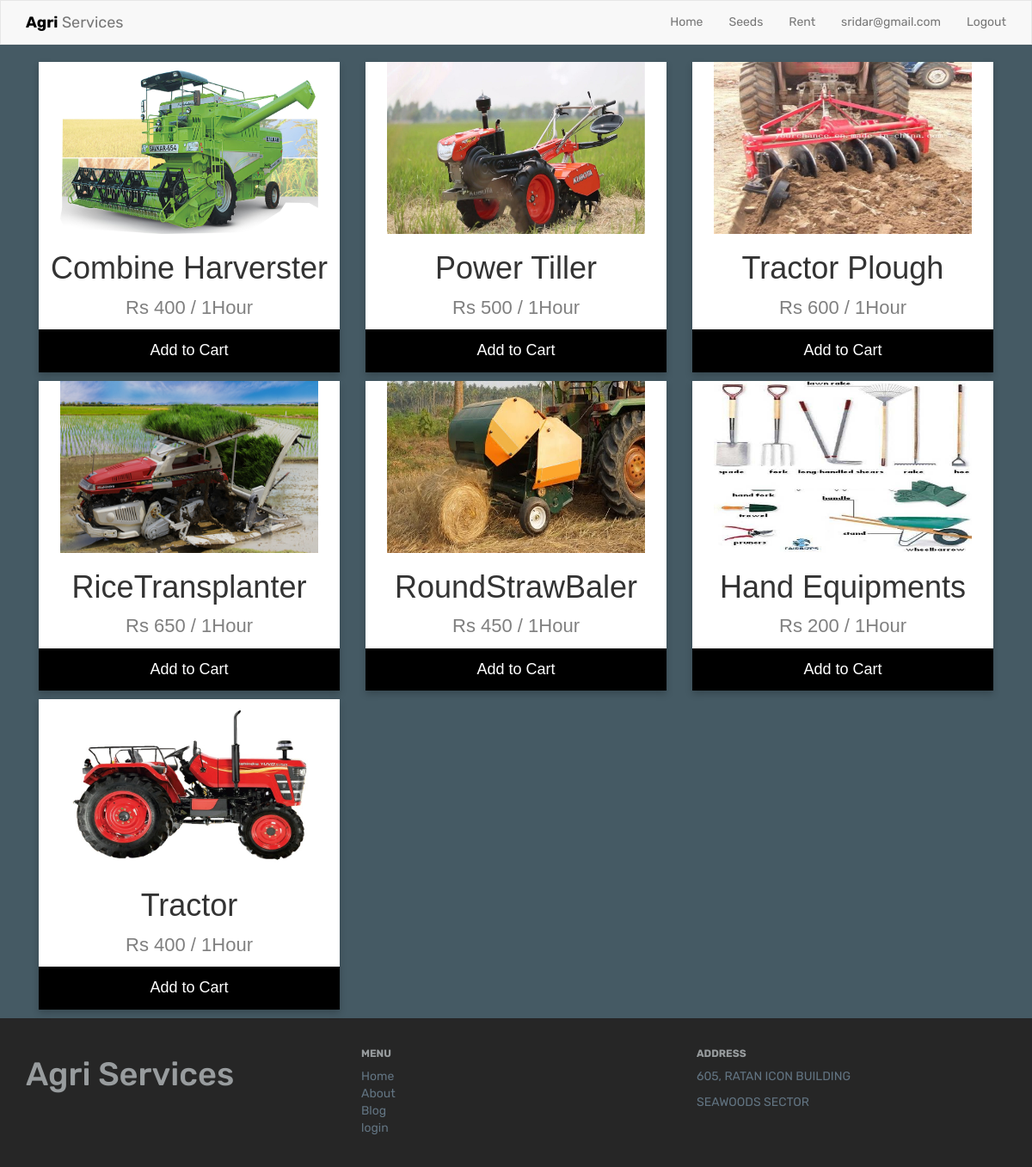
/rent.php (signed in), run on the app's committed database.
### tables this page shows
CREATE TABLE `product` (
  `pid` int(11) NOT NULL,
  `pname` varchar(200) NOT NULL,
  `pdesc` text NOT NULL,
  `imgpath` varchar(200) NOT NULL,
  `price` varchar(50) NOT NULL,
  `qty` varchar(4) NOT NULL,
  `ptype` varchar(10) NOT NULL
);

### rent.php (the view, shortened to what this page needs)
<!DOCTYPE html>
<html lang="en">
<head>
  <link rel="stylesheet" href="css/bootstrap.min.css"/>
  <link rel="stylesheet" href="css/main.css"/>
  <link rel="stylesheet" href="css/product.css"/>
</head>
<body>
<?php include "header.php"; ?>
<div class="container">
<?php
    $servername='localhost';
    $username='root';
    $password='';
    $dbname = 'agri';
    $conn=mysqli_connect($servername,$username,$password,$dbname);
     $sql = "SELECT * FROM product WHERE ptype=1";
	 $data = mysqli_query($conn, $sql);
	if ($data->num_rows > 0) {
  while($row = $data->fetch_assoc()) {
    echo '<div class="col-md-4">
			<div class="card">
				<img src='. $row["imgpath"].' alt="Seeds" width="300" height="200">
				<h1>'. $row["pname"].'</h1>
				<p class="price">Rs '.$row["price"].' / '.$row["qty"].'Hour</p>
				<p>'.$row["pdesc"].'</p>
				<p><button onclick="cart('.$row['pid'].')">Add to Cart</button></p></div></div>';
  }
} else {
  echo "0 results";
}
?>
</div>
<?php include "footer.php"; ?>
</body>
</html>

### css/main.css (style rules this page uses)
body { background: linear-gradient(0deg, #fff, 50%, #DEEEFE); font-family: 'Rubik', sans-serif; background: #455A64; height: 100 !important }

### css/product.css (style rules this page uses)
.card { box-shadow: 0 4px 8px 0 rgba(0, 0, 0, 0.2); text-align: center; font-family: arial; background:#fff; }
.price { color: grey; font-size: 22px; }
.card button { border: none; outline: 0; padding: 12px; color: white; background-color: #000; text-align: center; cursor: pointer; width: 100%; font-size: 18px; }

### data on the page
product: imgpath (picture), pname "Combine Harverster", price "400", qty "1"
product: imgpath (picture), pname "Power Tiller", price "500", qty "1"
product: imgpath (picture), pname "Tractor Plough", price "600", qty "1"
product: imgpath (picture), pname "RiceTransplanter", price "650", qty "1"
product: imgpath (picture), pname "RoundStrawBaler", price "450", qty "1"
product: imgpath (picture), pname "Hand Equipments", price "200", qty "1"
product: imgpath (picture), pname "Tractor", price "400", qty "1"

### other printed values
$_SESSION["username"] "sridar@gmail.com"
